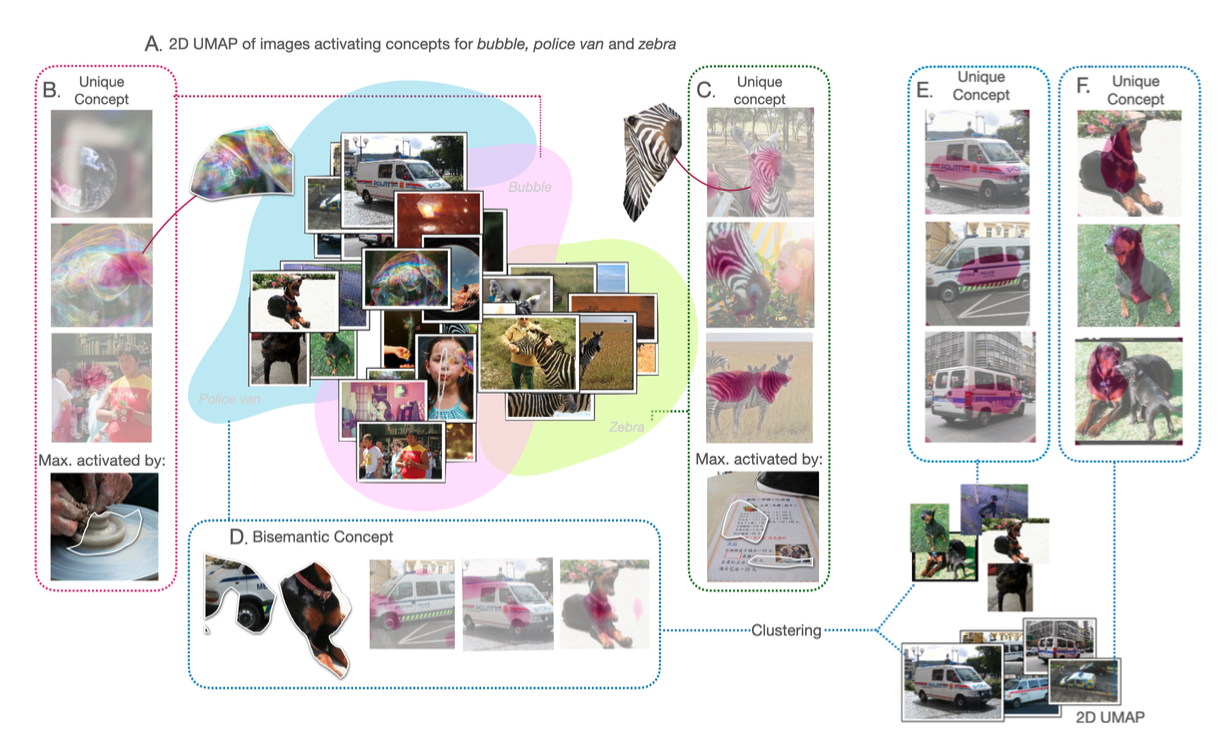
#> input picture images/overview.png, 1229 x 744 px
$ python -i color_analysis.py   (imports and definitions only)
#> lines starting #> are read from the running program, lines starting #| are printed output that depends on the picture; after the words box and inside, x2 and y2 are one past the last pixel; in counts of white or black regions, pixels touching at a corner belong together
import cv2
import numpy as np
import matplotlib.pyplot as plt

# [50 lines left out: functions get_color_measure, get_all_color_measures, colorfulness, not called in this run]

def colorness(image, color_name, threshold=0, verbose=False):
    """ Colorness as defined in submission to ICCV
        blue-ness = #blue pixels / # pixels
        Use threshold = 0 for quantization of hue ranges
    """
    image = cv2.cvtColor(image,cv2.COLOR_BGR2HSV)
    # show color histograms for validation
    if verbose:
        h,s,v = hsv_histograms(image)
        plt.figure()
        plt.plot(h)
        plt.figure()
        plt.plot(s)
        plt.figure()
        plt.plot(v)
    # quantization of hue ranges
    # if threshold not 0, color name is changed into hue window
    if threshold == 0:
        hue_min, hue_max = quantize_hue_ranges(image, color_name)
        if verbose:
            print('hue min, hue max: ', hue_min, hue_max)
    else:
        h_point = color_picker(color_name)
        hue_min = round_hue(h_point[0][0][0]-threshold)
        hue_max = round_hue(h_point[0][0][0]+threshold)
        if verbose:
            print('hue min, hue max: ', hue_min, hue_max)
    if (hue_min == hue_max == 0) or (hue_min == 0 and hue_max == 255):
        #it is either black or white
        if color_name=='black':
            low_c = np.array([0,
                              0,
                              0])
            upp_c = np.array([hue_max,
                              100,
                              100])
        if color_name=='white':
            low_c = np.array([0,
                              0,
                              190])
            upp_c = np.array([hue_max,
                              50,
                              255])
        if verbose:
            print('low_c', low_c, 'upp_c', upp_c)
        mask = cv2.inRange(image, low_c, upp_c)
    elif hue_min>hue_max:
        low_c = np.array([0,
                      50,
                      77])
        upp_c = np.array([hue_max,
                      255,
                      255])
        mask1 = cv2.inRange(image, low_c, upp_c)

        low_c = np.array([hue_min,
                      50,
                      77])
        upp_c = np.array([180,
                      255,
                      255])
        mask2 = cv2.inRange(image, low_c, upp_c)
        mask = cv2.bitwise_or(mask1, mask1, mask2)
    else:
        low_c = np.array([hue_min,
                          50,
                          77])
        upp_c = np.array([hue_max,
                          255,
                          255])
        if verbose:
            print('low_c', low_c, 'upp_c', upp_c)
        mask = cv2.inRange(image, low_c, upp_c)
    if verbose:
        print(mask)
    res = cv2.bitwise_and(image, image, mask = mask)
    if verbose:
        plt.figure()
        plt.imshow(mask, cmap='Greys')
        plt.colorbar()
        plt.figure()
        plt.imshow(cv2.cvtColor(image, cv2.COLOR_HSV2RGB))
        plt.figure()
        plt.imshow(cv2.cvtColor(res, cv2.COLOR_HSV2RGB))
    x,y,z = image.shape
    if verbose:
        print(np.sum(mask==255)/(float(x)*float(y)))
    return float(np.sum(mask==255))/(float(x)*float(y))
"""
Functions called by colorness module
"""
# [34 lines left out: functions hsv_histograms, color_picker, round_hue, not called in this run]

def quantize_hue_ranges(image, color_name):
    """
    Quantization of HSV space as in ICCV submission
    """
    if color_name == 'red':
        hue_min = 165
        hue_max = 10
    elif color_name == 'orange':
        hue_min = 10
        hue_max = 25
    elif color_name == 'yellow':
        hue_min = 25
        hue_max = 40
    elif color_name == 'green':
        hue_min = 40
        hue_max = 75
    elif color_name == 'cyano':
        hue_min = 75
        hue_max = 100
    elif color_name == 'blue':
        hue_min = 100
        hue_max = 125
    elif color_name == 'purple':
        hue_min = 125
        hue_max = 145
    elif color_name == 'magenta':
        hue_min = 145
        hue_max = 165
    elif (color_name == 'white' or color_name == 'black'):
        hue_min = 0
        hue_max = 255
    return hue_min, hue_max

def get_color_measure(image, mask=None, mtype=None, verbose=False):
    if mask is not None:
        print("A mask was specified.")
        print("This feature has not been implemented yet.")
        return None
    if mtype is None:
        if verbose:
            print("No type was given")
        return None
    if mtype=='colorfulness':
        return colorfulness(image)
    else:
        return colorness(image, mtype, threshold=0, verbose=verbose)

def get_all_color_measures(image, mask=None, verbose=False):
    all_types = [#'colorfulness',
                 'red',
                 'orange',
                 'yellow',
                 'green',
                 'cyano',
                 'blue',
                 'purple',
                 'magenta',
                 'black',
                 #'white'
                ]
    cms={}
    for mtype in all_types:
        if verbose:  print(mtype)
        cms[mtype]=get_color_measure(image,mask=mask,mtype=mtype, verbose=verbose)
    return cms

>>> import cv2
>>> picture = cv2.imread('../../../images/overview.png')
#> picture is the input picture: shape (744, 1229, 3); mean B, G, R 211.2, 212.6, 214.3
>>> result = get_all_color_measures(picture)
#> the loop in get_all_color_measures, `for mtype in all_types:` made 9 passes
#> pass 1, in colorness, `mask1 = cv2.inRange(image, low_c, upp_c)`:
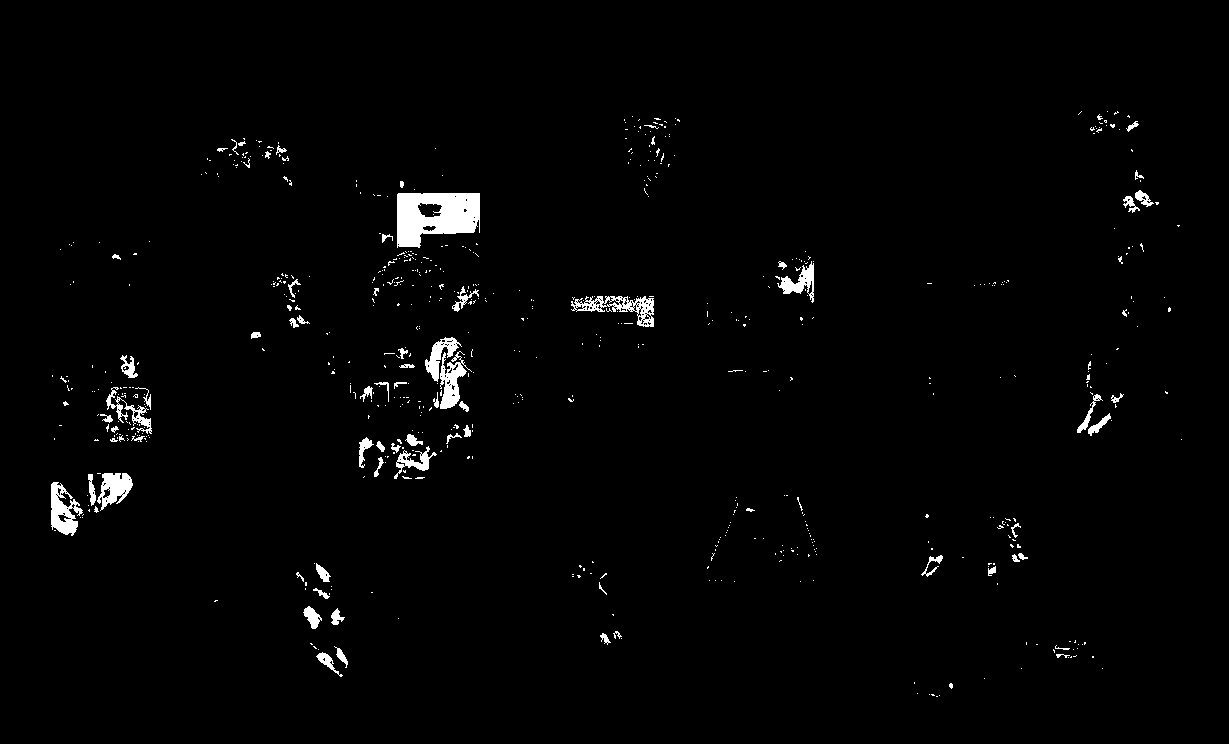
#> mask1: shape (744, 1229); 1.7% white; 663 white regions (587 under 20 px), largest, box (x1, y1, x2, y2) and area: (397, 193, 480, 248) 3346, (571, 296, 654, 327) 943, (51, 482, 83, 536) 927
#> pass 1, in colorness, `mask2 = cv2.inRange(image, low_c, upp_c)`:
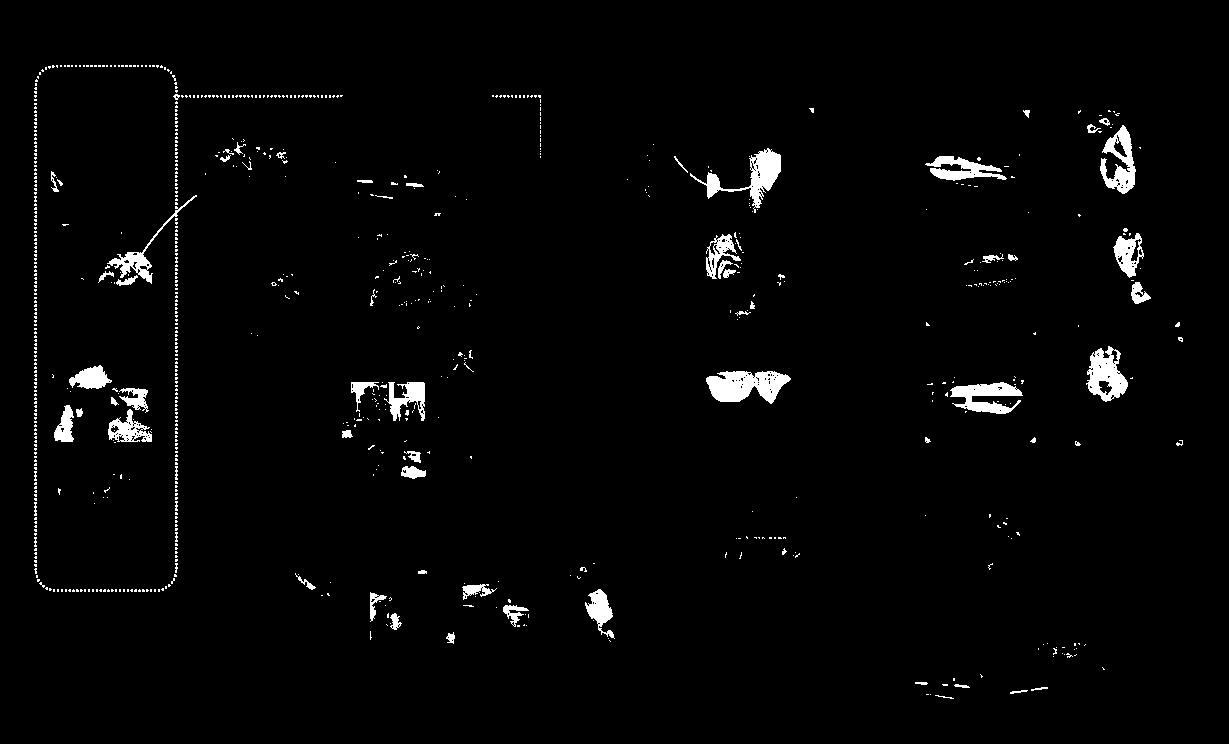
#> mask2: shape (744, 1229); 2.3% white; 796 white regions (726 under 20 px), largest, box (x1, y1, x2, y2) and area: (706, 371, 791, 404) 1856, (690, 148, 781, 213) 1523, (1086, 346, 1128, 402) 1334
#> after the loop in get_all_color_measures, `for mtype in all_types:`: cms = 9 items
#> result = 9 items
